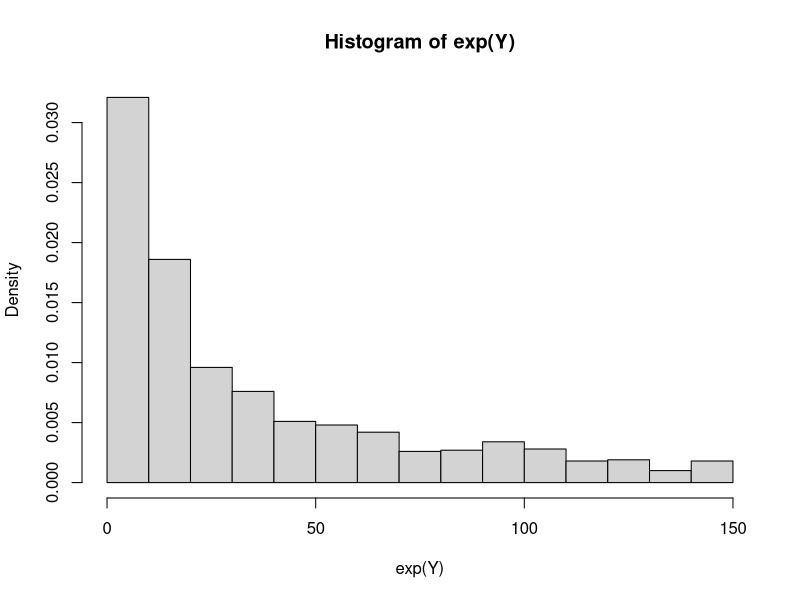

The R script that drew this image:
## ---- chunk 1
Y <- runif(1000, 1, 5)

hist(exp(Y), probability = TRUE)
